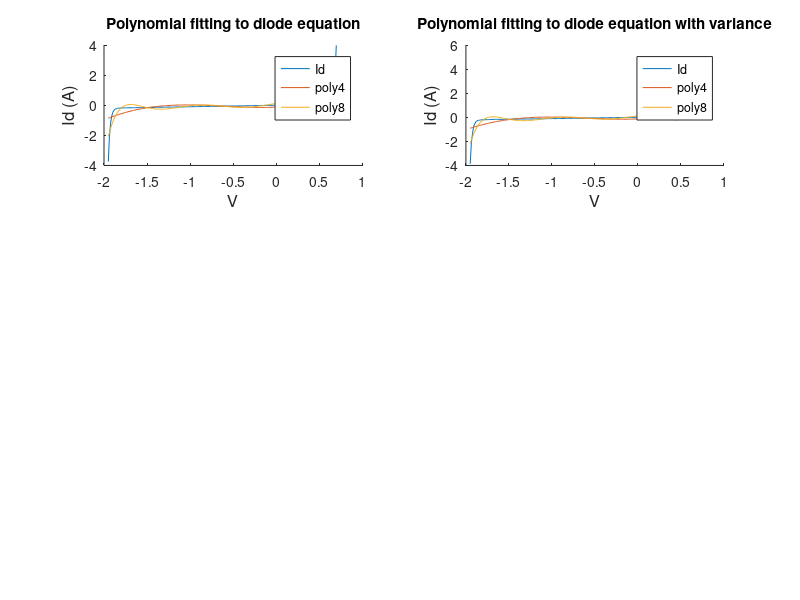

This chart was generated by the following MATLAB code: (Note: this script raises an error after producing the figure.)
clc; close all; clear all;
set(0, 'DefaultFigureWindowStyle', 'docked')
warning('off','all')




% Part 1: Generating diode data
% Paramters
Is = 0.01e-12;
Ib = 0.1e-12;
Gp = 0.1;
Vb = 1.3;
V = linspace(-1.95, 0.7, 200);
% Diode Equation
I = Is.*(exp(V.*1.2/0.025)-1) ...
    + Gp.*V ...
    - Ib.*(exp(-(V+Vb).*1.2/0.025)-1);
% random variation to represent experimental noise
I_rnd = I + I.*0.2.*rand(1,200);




% Part 2: Fitting a 4 and 8 order polynomial to current
I_poly4 = polyval(polyfit(V,I,4), V);
I_poly8 = polyval(polyfit(V,I,8), V);
% random variation fit
I_rnd_poly4 = polyval(polyfit(V,I_rnd,4), V);
I_rnd_poly8 = polyval(polyfit(V,I_rnd,8), V);

subplot(3,2,1); hold on; 
plot(V,I); plot(V,I_poly4); plot(V,I_poly8);
title('Polynomial fitting to diode equation');
xlabel('V','FontSize',12), ylabel('Id (A)','FontSize',12);
legend('Id', 'poly4', 'poly8');

subplot(3,2,2); hold on;
title('Polynomial fitting to diode equation with variance');
plot(V,I_rnd); plot(V,I_rnd_poly4); plot(V,I_rnd_poly8);
xlabel('V','FontSize',12), ylabel('Id (A)','FontSize',12);
legend('Id', 'poly4', 'poly8');




% Part 3: Nonlinear curve fitting
fo = fittype('A.*(exp(1.2*x/25e-3)-1)+B.*x-C*(exp(1.2*(-(x+D))/25e-3)-1)');
ff = fit(V', I', fo);
If4 = ff(V);

fo = fittype('A.*(exp(1.2*x/25e-3)-1)+B.*x-C*(exp(1.2*(-(x+1.3))/25e-3)-1)');
ff = fit(V', I', fo);
If3 = ff(V);

fo = fittype('A.*(exp(1.2*x/25e-3)-1)+0.1.*x-C*(exp(1.2*(-(x+1.3))/25e-3)-1)');
ff = fit(V', I', fo);
If2 = ff(V);

% Nonlinear fitting to the random variance
fo = fittype('A.*(exp(1.2*x/25e-3)-1)+B.*x-C*(exp(1.2*(-(x+D))/25e-3)-1)');
ff = fit(V', I_rnd', fo);
If4_rnd = ff(V);

fo = fittype('A.*(exp(1.2*x/25e-3)-1)+B.*x-C*(exp(1.2*(-(x+1.3))/25e-3)-1)');
ff = fit(V', I_rnd', fo);
If3_rnd = ff(V);

fo = fittype('A.*(exp(1.2*x/25e-3)-1)+0.1.*x-C*(exp(1.2*(-(x+1.3))/25e-3)-1)');
ff = fit(V', I_rnd', fo);
If2_rnd = ff(V);

subplot(3,2,3); hold on; 
plot(V,I); plot(V, If2); plot(V, If3); plot(V, If4);
title('Nonlinear fitting to diode equation');
xlabel('V','FontSize',12), ylabel('Id (A)','FontSize',12);
legend('Id', '2 of 4 fit', '3 of 4 fit', '4 of 4 fit');
axis([-2 1 -5 5]);

subplot(3,2,4); hold on; 
plot(V,I_rnd); plot(V, If2_rnd); plot(V, If3_rnd); plot(V, If4_rnd);
title('Nonlinear fitting to diode equation with variance');
xlabel('V','FontSize',12), ylabel('Id (A)','FontSize',12);
legend('Id', '2 of 4 fit', '3 of 4 fit', '4 of 4 fit');
axis([-2 1 -5 5]);




% Part 4: Fitting using the Neural Net
inputs = V;
targets = I;
hiddenLayerSize = 10;
net = fitnet(hiddenLayerSize);
net.divideParam.trainRatio = 70/100;
net.divideParam.valRatio = 15/100;
net.divideParam.testRatio = 15/100;
[net,tr] = train(net,inputs,targets);
Inn = net(inputs);
% errors = gsubtract(outputs,targets);
% performance = perform(net,targets,Inn);

% Again for variation of I
targets = I_rnd;
[net,tr] = train(net,inputs,targets);
Inn_rnd = net(inputs);

subplot(3,2,5); hold on; 
plot(V,I); plot(V, Inn);
title('Neural Network fitting to diode equation');
xlabel('V','FontSize',12), ylabel('Id (A)','FontSize',12);
legend('Id', 'Neural Solve');
axis([-2 1 -5 5]);

subplot(3,2,6); hold on; 
plot(V,I_rnd); plot(V, Inn_rnd);
title('Neural Network fitting to diode equation with variance');
xlabel('V','FontSize',12), ylabel('Id (A)','FontSize',12);
legend('Id', 'Neural Solve');
axis([-2 1 -5 5]);
hold off